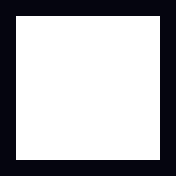

A 2D game scene composited from a Tiled map and its tileset images. What follows is a short description and the map's XML, with every tile layer's data as written:
An orthogonal 11x11 tile map with 16x16 px tiles, 1 tile layer (Tile Layer 1).

<map version="1.2" tiledversion="1.3.1" orientation="orthogonal" renderorder="right-down" compressionlevel="-1" width="11" height="11" tilewidth="16" tileheight="16" infinite="0" nextlayerid="2" nextobjectid="1">
 <tileset firstgid="1" source="../../assets/tile-set/setOfFive.tsx" />
 <layer id="1" name="Tile Layer 1" width="11" height="11">
  <data encoding="csv">
1,1,1,1,1,1,1,1,1,1,1,
1,5,5,5,5,5,5,5,5,5,1,
1,5,5,5,5,5,5,5,5,5,1,
1,5,5,5,5,5,5,5,5,5,1,
1,5,5,5,5,5,5,5,5,5,1,
1,5,5,5,5,5,5,5,5,5,1,
1,5,5,5,5,5,5,5,5,5,1,
1,5,5,5,5,5,5,5,5,5,1,
1,5,5,5,5,5,5,5,5,5,1,
1,5,5,5,5,5,5,5,5,5,1,
1,1,1,1,1,1,1,1,1,1,1
</data>
 </layer>
</map>
